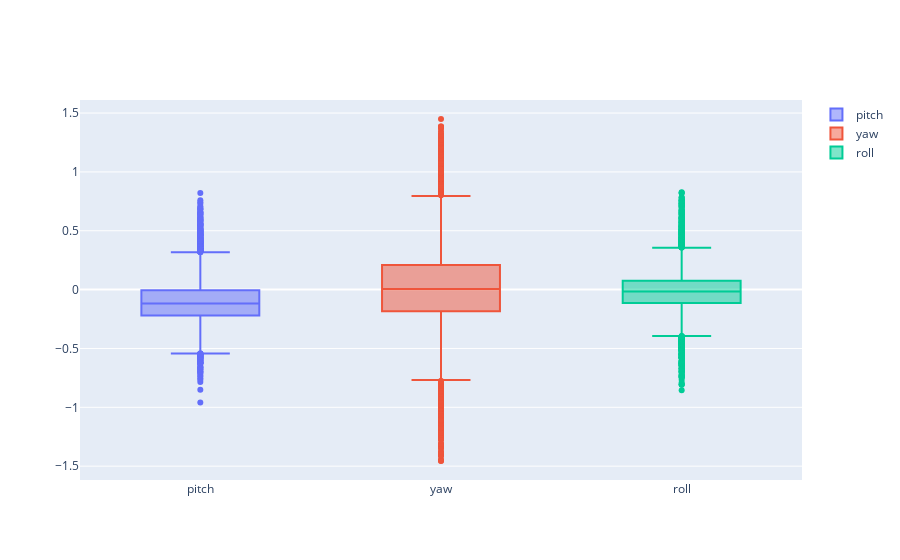

Notebook code for this chart:
### Markdown cell above
Data after removing Outliers

### Code cell
#delete outliers in pitch and yaw
for col in ['pitch','yaw','roll']:
    IQR = df[col].quantile(0.75) - df[col].quantile(0.25)
    max = df[col].quantile(0.75) +4*IQR
    min = df[col].quantile(0.25) -4*IQR 
    outlierdf = df[(df[col] > max) | (df[col] < min)]
    df.drop(df[(df[col] > max) | (df[col] < min)].index, inplace=True)


df[['pitch','yaw','roll']].hist(figsize=(8,8))

fig = go.Figure()
fig.add_trace(go.Box(y= df['pitch'],name="pitch"),)
fig.add_trace(go.Box(y=df['yaw'],name= "yaw"))
fig.add_trace(go.Box(y=df['roll'],name = "roll"))

fig.show()

### Figure 1 — Plotly figure (JSON) as saved in the notebook; plotly's stock layout.template omitted (floating-point values rounded to 4 significant figures; data arrays with more than 128 entries replaced by an {"elided": "..."} marker saying what was removed)
{"data": [{"name": "pitch", "type": "box", "y": {"elided": "5568 float values"}}, {"name": "yaw", "type": "box", "y": {"elided": "5568 float values"}}, {"name": "roll", "type": "box", "y": {"elided": "5568 float values"}}], "layout": {}}
